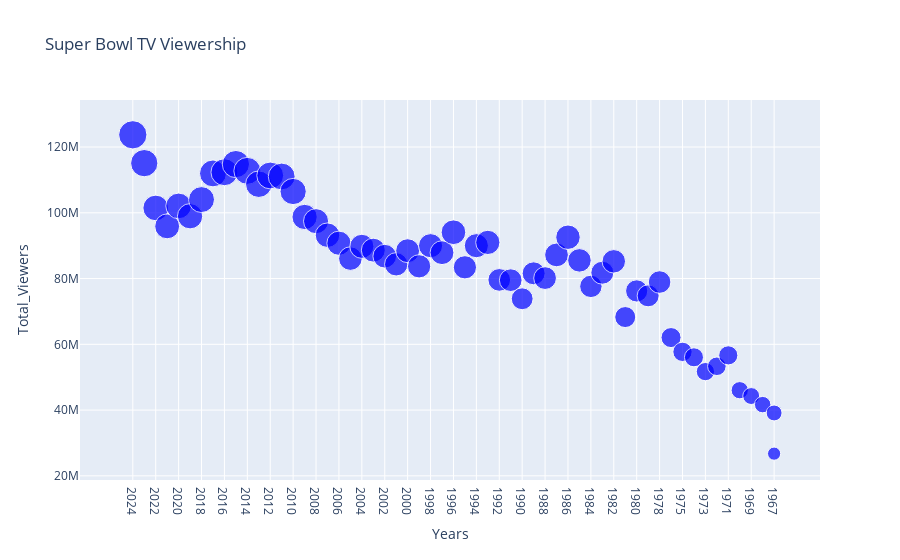

This figure's notebook cell:
### Markdown cell above
**Strip Plot Observation**: Allows for individual data points to be seen without the ovrelapping of points. Characteristically, 
it is similiar to a scatterplot.

### Code cell
import pandas as pd
import plotly.express as px

# Sample DataFrame
bubble_chart_data = {
    'Total_Viewers': ['123,714,000', '115,096,000', '101,470,000', '95,877,000', '102,086,000', '98,950,000',
                      '104,016,000', '111,973,000', '112,336,000', '114,810,000', '112,752,000', '108,693,000',
                      '111,346,000', '111,041,000', '106,476,000', '98,732,000', '97,448,000', '93,184,000',
                      '90,745,000', '86,072,000', '89,795,000', '88,637,000', '86,801,000', '84,335,000',
                      '88,465,000', '83,720,000', '90,000,000', '87,870,000', '94,080,000', '83,420,000',
                      '90,000,000', '90,990,000', '79,590,000', '79,510,000', '73,852,000', '81,590,000',
                      '80,140,000', '87,190,000', '92,570,000', '85,530,000', '77,620,000', '81,770,000',
                      '85,240,000', '68,290,000', '76,240,000', '74,740,000', '78,940,000', '62,050,000',
                      '57,710,000', '56,050,000', '51,700,000', '53,320,000', '56,640,000', '46,040,000',
                      '44,270,000', '41,660,000', '39,120,000', '26,750,000', '24,430,000'],
    
    'Years': ['2024', '2023', '2022', '2021', '2020', '2019', 
             '2018', '2017', '2016', '2015', '2014', '2013', 
             '2012', '2011', '2010', '2009', '2008', '2007', 
             '2006', '2005', '2004', '2003', '2002', '2001', 
             '2000', '1999', '1998', '1997', '1996', '1995', 
             '1994', '1993', '1992', '1991', '1990', '1989', 
             '1988', '1987', '1986', '1985', '1984', '1983', 
             '1982', '1981', '1980', '1979', '1978', '1976', 
             '1975', '1974', '1973', '1972', '1971', '1970', 
             '1969', '1968', '1967', '1967']  # 58 entries
}

# Ensure both lists have the same length
# Trimming the longer list (Total_Viewers) to match the length of Years
bubble_chart_data['Total_Viewers'] = bubble_chart_data['Total_Viewers'][:len(bubble_chart_data['Years'])]

# Create DataFrame
bubble_chart_df = pd.DataFrame(bubble_chart_data)

# Convert 'Total_Viewers' to numeric by removing commas
bubble_chart_df['Total_Viewers'] = pd.to_numeric(bubble_chart_df['Total_Viewers'].str.replace(',', ''), errors='coerce')

# Create the bubble chart
fig = px.scatter(bubble_chart_df, x='Years', y='Total_Viewers', size='Total_Viewers', 
                                  title='Super Bowl TV Viewership')
# Customize appearance
fig.update_traces(marker=dict(color="blue"))

# Show the chart
fig.show()

### Figure 1 — Plotly figure (JSON) as saved in the notebook; plotly's stock layout.template omitted (floating-point values rounded to 4 significant figures)
{"data": [{"hovertemplate": "Years=%{x}<br>Total_Viewers=%{marker.size}<extra></extra>", "legendgroup": "", "marker": {"color": "blue", "size": [123714000, 115096000, 101470000, 95877000, 102086000, 98950000, 104016000, 111973000, 112336000, 114810000, 112752000, 108693000, 111346000, 111041000, 106476000, 98732000, 97448000, 93184000, 90745000, 86072000, 89795000, 88637000, 86801000, 84335000, 88465000, 83720000, 90000000, 87870000, 94080000, 83420000, 90000000, 90990000, 79590000, 79510000, 73852000, 81590000, 80140000, 87190000, 92570000, 85530000, 77620000, 81770000, 85240000, 68290000, 76240000, 74740000, 78940000, 62050000, 57710000, 56050000, 51700000, 53320000, 56640000, 46040000, 44270000, 41660000, 39120000, 26750000], "sizemode": "area", "sizeref": 309285, "symbol": "circle"}, "mode": "markers", "name": "", "orientation": "v", "showlegend": false, "type": "scatter", "x": ["2024", "2023", "2022", "2021", "2020", "2019", "2018", "2017", "2016", "2015", "2014", "2013", "2012", "2011", "2010", "2009", "2008", "2007", "2006", "2005", "2004", "2003", "2002", "2001", "2000", "1999", "1998", "1997", "1996", "1995", "1994", "1993", "1992", "1991", "1990", "1989", "1988", "1987", "1986", "1985", "1984", "1983", "1982", "1981", "1980", "1979", "1978", "1976", "1975", "1974", "1973", "1972", "1971", "1970", "1969", "1968", "1967", "1967"], "xaxis": "x", "y": [123714000, 115096000, 101470000, 95877000, 102086000, 98950000, 104016000, 111973000, 112336000, 114810000, 112752000, 108693000, 111346000, 111041000, 106476000, 98732000, 97448000, 93184000, 90745000, 86072000, 89795000, 88637000, 86801000, 84335000, 88465000, 83720000, 90000000, 87870000, 94080000, 83420000, 90000000, 90990000, 79590000, 79510000, 73852000, 81590000, 80140000, 87190000, 92570000, 85530000, 77620000, 81770000, 85240000, 68290000, 76240000, 74740000, 78940000, 62050000, 57710000, 56050000, 51700000, 53320000, 56640000, 46040000, 44270000, 41660000, 39120000, 26750000], "yaxis": "y"}], "layout": {"autosize": true, "legend": {"itemsizing": "constant", "tracegroupgap": 0}, "title": {"text": "Super Bowl TV Viewership"}, "xaxis": {"anchor": "y", "autorange": true, "domain": [0, 1], "range": [-4.528, 59.96], "title": {"text": "Years"}, "type": "category"}, "yaxis": {"anchor": "x", "autorange": true, "domain": [0, 1], "range": [15330000.0, 141000000.0], "title": {"text": "Total_Viewers"}, "type": "linear"}}}
